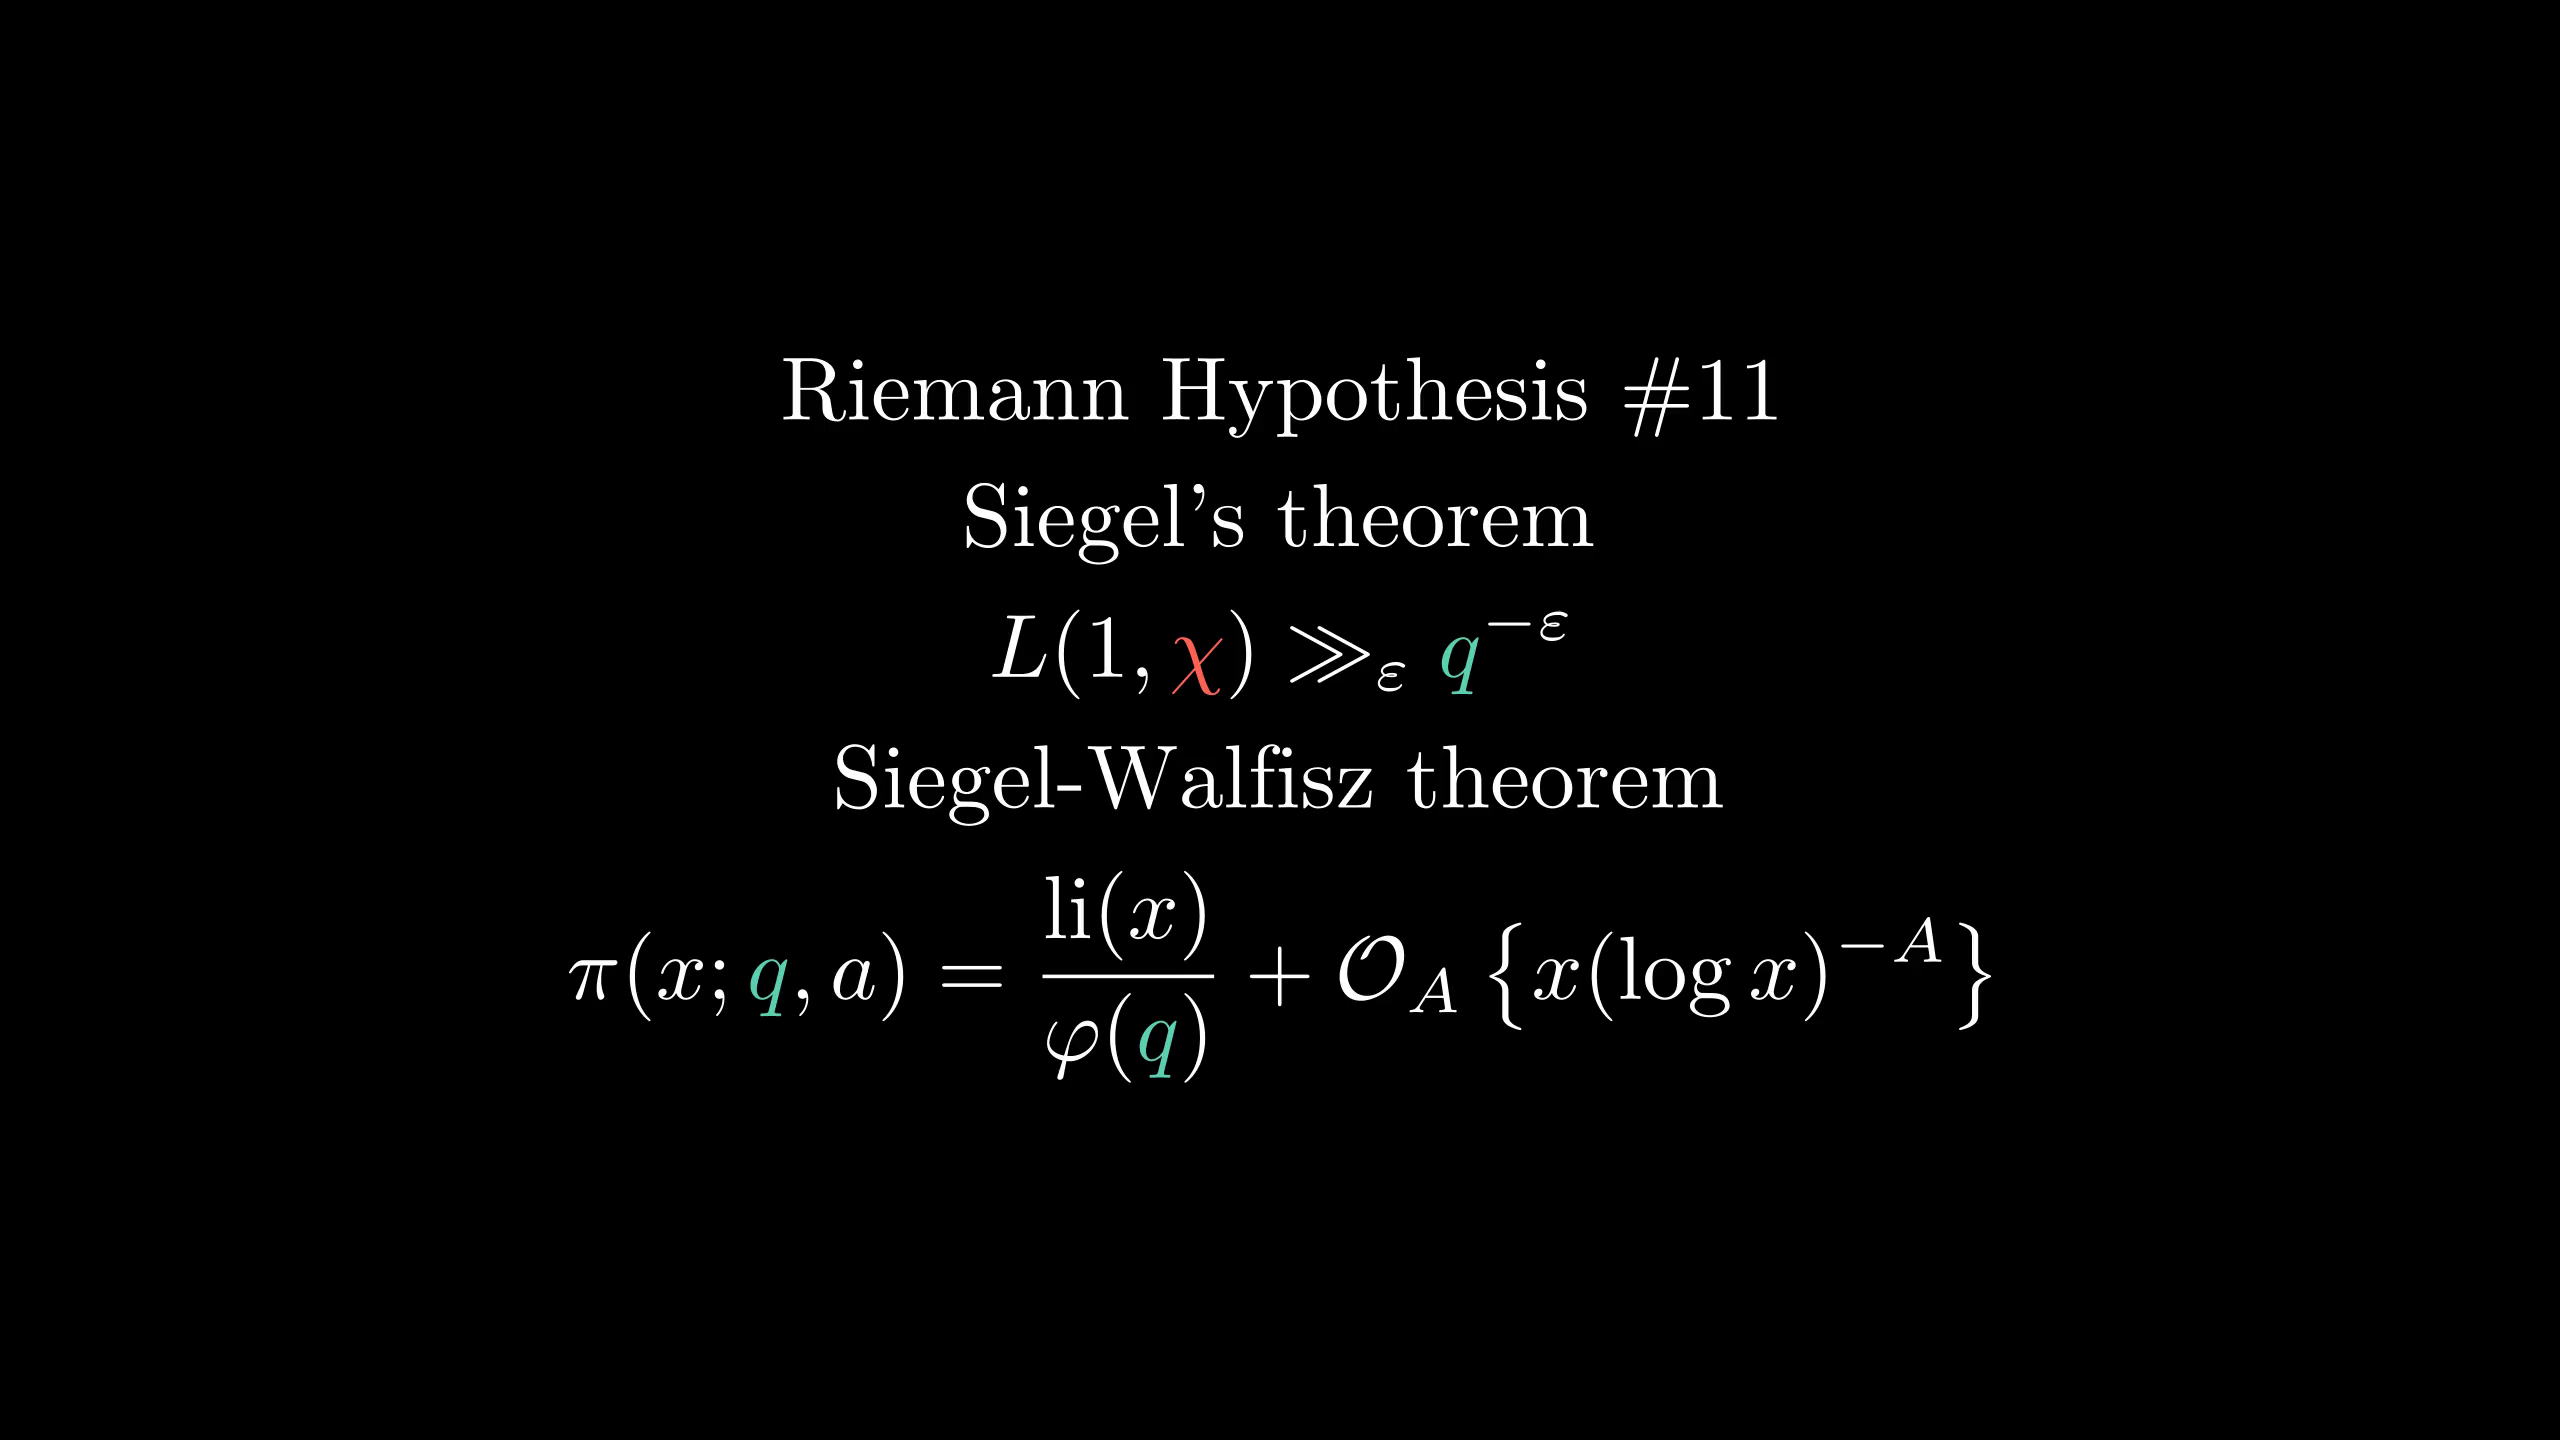

Here is the Python script that generated this plot:
from manimlib.imports import *

class FooScene(Scene):
    def construct(self):
        tit=TextMobject(r"Riemann Hypothesis \#11")
        t1=TextMobject("Siegel's theorem");
        fml=TexMobject(r"L(1,\chi)\gg_\varepsilon q^{-\varepsilon}",
                tex_to_color_map={r"\chi":RED,"q":TEAL})
        t2=TextMobject("Siegel-Walfisz theorem");
        fml2=TexMobject(r"\pi(x;{q},a)={\operatorname{li}(x)\over\varphi({q})}+\mathcal O_A\left\{x(\log x)^{-A}\right\}",
                tex_to_color_map={"{q}":TEAL})
        self.add(VGroup(tit,t1,fml,t2,fml2).arrange(DOWN))
        self.wait()
